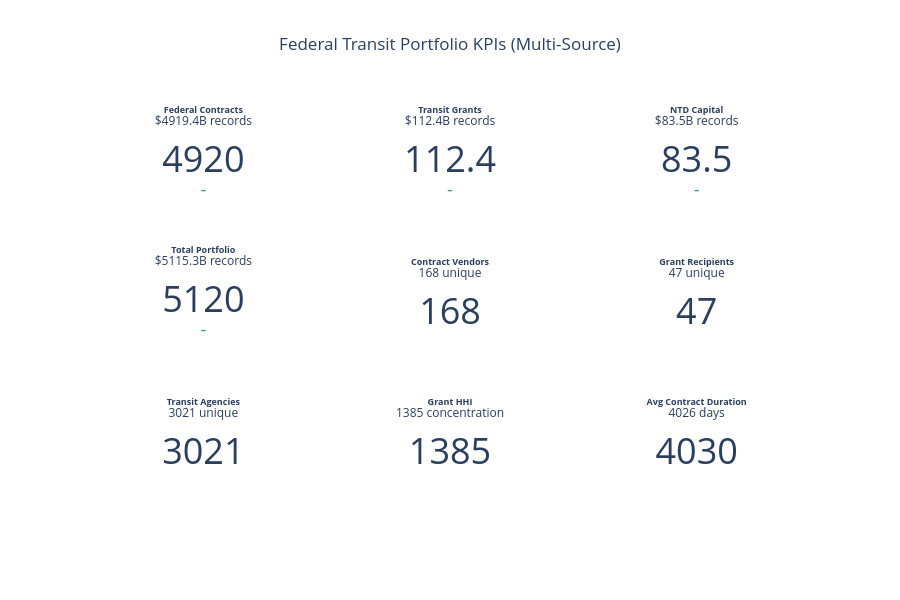

Notebook source saved alongside this figure:
### Markdown cell above
## 1. Portfolio KPIs

### Code cell
# Compute KPIs
total_contracts = contracts.award_amount.sum()
total_grants = grants.amount.sum()
total_ntd = ntd.total.sum()
unique_contract_vendors = contracts.recipient.nunique()
unique_grant_recipients = grants.recipient.nunique()
unique_ntd_agencies = ntd.agency.nunique()

# Grant concentration
grant_shares = grants.groupby('recipient')['amount'].sum()
grant_hhi = ((grant_shares / grant_shares.sum() * 100) ** 2).sum()

# Contract avg duration
contracts['duration_days'] = pd.to_numeric(contracts['duration_days'], errors='coerce')
avg_duration = contracts.duration_days.mean()

fig = go.Figure()

kpis = [
    ('Federal Contracts', f'${total_contracts/1e9:.1f}B', 1000, 'records'),
    ('Transit Grants', f'${total_grants/1e9:.1f}B', 200, 'records'),
    ('NTD Capital', f'${total_ntd/1e9:.1f}B', 12096, 'records'),
    ('Total Portfolio', f'${(total_contracts+total_grants+total_ntd)/1e9:.1f}B', 13296, 'records'),
    ('Contract Vendors', f'{unique_contract_vendors}', '', 'unique'),
    ('Grant Recipients', f'{unique_grant_recipients}', '', 'unique'),
    ('Transit Agencies', f'{unique_ntd_agencies}', '', 'unique'),
    ('Grant HHI', f'{grant_hhi:.0f}', '', 'concentration'),
    ('Avg Contract Duration', f'{avg_duration:.0f}', '', 'days'),
]

for i, (name, value, sub, unit) in enumerate(kpis):
    fig.add_trace(go.Indicator(
        mode="number+delta" if sub else "number",
        value=float(value.replace('$','').replace('B','').replace('M','').replace(',','')),
        title={"text": f"<b>{name}</b><br><span style='font-size:12px'>{value} {unit}</span>"},
        domain={'x': [i % 3 / 3, (i % 3 + 1) / 3], 'y': [1 - (i // 3 + 1) / 3, 1 - (i // 3) / 3]},
        number={'font': {'size': 36}}
    ))

fig.update_layout(height=600, title_text='Federal Transit Portfolio KPIs (Multi-Source)', title_x=0.5)
fig.write_html('../figures/13_kpi_dashboard.html')
fig.show()

### Figure 1 — Plotly figure (JSON) as saved in the notebook; plotly's stock layout.template omitted (floating-point values rounded to 4 significant figures)
{"data": [{"domain": {"x": [0.0, 0.3333], "y": [0.6667, 1.0]}, "mode": "number+delta", "number": {"font": {"size": 36}}, "title": {"text": "<b>Federal Contracts</b><br><span style='font-size:12px'>$4919.4B records</span>"}, "type": "indicator", "value": 4919.0}, {"domain": {"x": [0.3333, 0.6667], "y": [0.6667, 1.0]}, "mode": "number+delta", "number": {"font": {"size": 36}}, "title": {"text": "<b>Transit Grants</b><br><span style='font-size:12px'>$112.4B records</span>"}, "type": "indicator", "value": 112.4}, {"domain": {"x": [0.6667, 1.0], "y": [0.6667, 1.0]}, "mode": "number+delta", "number": {"font": {"size": 36}}, "title": {"text": "<b>NTD Capital</b><br><span style='font-size:12px'>$83.5B records</span>"}, "type": "indicator", "value": 83.5}, {"domain": {"x": [0.0, 0.3333], "y": [0.3333, 0.6667]}, "mode": "number+delta", "number": {"font": {"size": 36}}, "title": {"text": "<b>Total Portfolio</b><br><span style='font-size:12px'>$5115.3B records</span>"}, "type": "indicator", "value": 5115.0}, {"domain": {"x": [0.3333, 0.6667], "y": [0.3333, 0.6667]}, "mode": "number", "number": {"font": {"size": 36}}, "title": {"text": "<b>Contract Vendors</b><br><span style='font-size:12px'>168 unique</span>"}, "type": "indicator", "value": 168.0}, {"domain": {"x": [0.6667, 1.0], "y": [0.3333, 0.6667]}, "mode": "number", "number": {"font": {"size": 36}}, "title": {"text": "<b>Grant Recipients</b><br><span style='font-size:12px'>47 unique</span>"}, "type": "indicator", "value": 47.0}, {"domain": {"x": [0.0, 0.3333], "y": [0.0, 0.3333]}, "mode": "number", "number": {"font": {"size": 36}}, "title": {"text": "<b>Transit Agencies</b><br><span style='font-size:12px'>3021 unique</span>"}, "type": "indicator", "value": 3021.0}, {"domain": {"x": [0.3333, 0.6667], "y": [0.0, 0.3333]}, "mode": "number", "number": {"font": {"size": 36}}, "title": {"text": "<b>Grant HHI</b><br><span style='font-size:12px'>1385 concentration</span>"}, "type": "indicator", "value": 1385.0}, {"domain": {"x": [0.6667, 1.0], "y": [0.0, 0.3333]}, "mode": "number", "number": {"font": {"size": 36}}, "title": {"text": "<b>Avg Contract Duration</b><br><span style='font-size:12px'>4026 days</span>"}, "type": "indicator", "value": 4026.0}], "layout": {"height": 600, "title": {"text": "Federal Transit Portfolio KPIs (Multi-Source)", "x": 0.5}}}
